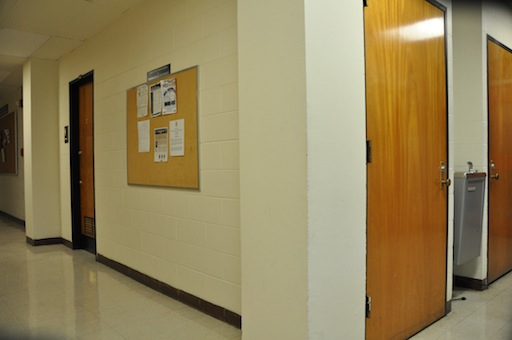
%> input picture DanaHallWay1/DSC_0281.JPG, 512 x 340 px
$ octave cvpj2.m   (GNU Octave 9; MATLAB toolbox functions it lacks are replaced by stand-ins)
%> lines starting %> are read from the running program, lines starting %| are printed output that depends on the picture
### harris.m

function [R, row, col] = harris(im, sigma, thresh, radius, disp)
    im = imread(im);
    im = rgb2gray(im);
    error(nargchk(2,5,nargin));

    dx = [-1 0 1; -1 0 1; -1 0 1]; % Derivative masks
    dy = dx';

    Ix = imfilter(double(im), double(dx));    % Image derivatives
    Iy = imfilter(double(im), double(dy));

    % Generate Gaussian filter of size 6*sigma (+/- 3sigma) and of
    % minimum size 1x1.
    g = fspecial('gaussian',max(1,fix(6*sigma)), sigma);

    Ix2 = imfilter(double(Ix.^2), double(g)); % Smoothed squared image derivatives
    Iy2 = imfilter(double(Iy.^2), double(g));
    Ixy = imfilter(double(Ix.*Iy), double(g));

   % R = (Ix2.*Iy2 - Ixy.^2)./(Ix2 + Iy2 + eps); % Harris corner measure

    % Alternate Harris corner measure used by some.  Suggested that
    % k=0.04 - I find this a bit arbitrary and unsatisfactory.
   R = (Ix2.*Iy2 - Ixy.^2) - 0.04*(Ix2 + Iy2).^2;

    if nargin > 2   % We should perform nonmaximal suppression and threshold

	% Extract local maxima by performing a grey scale morphological
	% dilation and then finding points in the corner strength image that
	% match the dilated image and are also greater than the threshold.
	sze = 2*radius+1;                   % Size of mask.
	mx = ordfilt2(R,sze^2,ones(sze)); % Grey-scale dilate.
	Rm = (R==mx)&(R>thresh);       % Find maxima.

	[row,col] = find(Rm);                  % Find row,col coords.

	if nargin==5 & disp      % overlay corners on original image
	    figure, imagesc(im), axis image, colormap(gray), hold on
	    plot(col,row,'rs'), title('corners detected');
	end

    else  % leave R as a corner strength image and make r and c empty.
% 	r = []; c = [];
    end


### cvpj2.m
im1 = imread('DSC_0281.JPG');
%> im1 is the input picture: size 340x512x3 uint8; mean R, G, B 148, 131.7, 91.1
im1 = rgb2gray(im1);
%> im1: size 340x512 uint8
im2 = imread('DSC_0282.JPG');
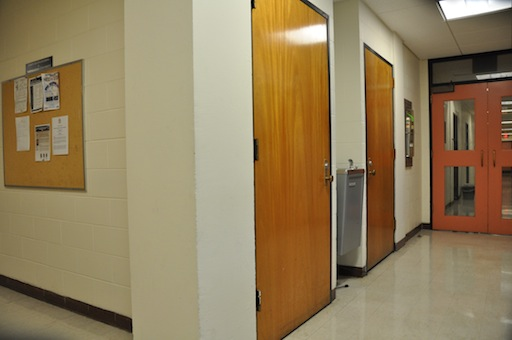
%> input picture DanaHallWay1/DSC_0282.JPG, 512 x 340 px
%> im2 is the input picture: size 340x512x3 uint8; mean R, G, B 147.4, 127.6, 92.9
im2 = rgb2gray(im2);
%> im2: size 340x512 uint8
%harris compute R function and use non-max suppression to get corner pts
[R2, x2, y2] = harris('DSC_0282.JPG',3,100000,4,1);
%> in harris, `Rm = (R==mx)&(R>thresh);`:
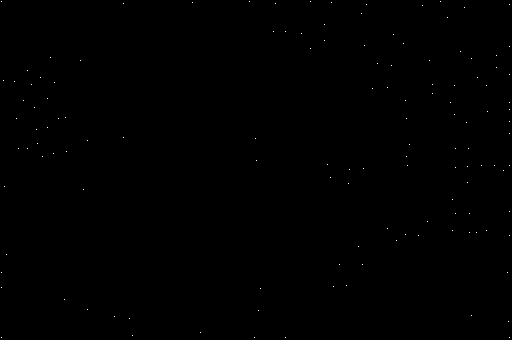
%> Rm: size 340x512 logical; 0.08% white in thin lines or dots
%> in harris, `[row,col] = find(Rm);`: row = 131 values from 2 to 338; col = 131 values from 2 to 510
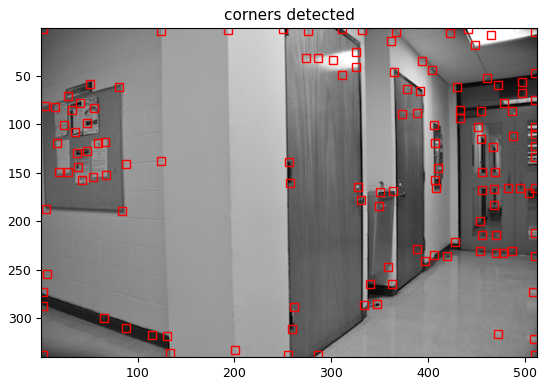
%> figure redrawn from the program's plot data
%> x2 = 131 values, max 338 at index 4, min 2 at index 1, mean 145.2; y2 = 131 values from 2 to 510
[R1, x1, y1] = harris('DSC_0281.JPG',3,100000,4,1);
%> call 2 of harris, with im = 'DSC_0281.JPG', sigma = 3, thresh = 100000, radius = 4, disp = 1
%> in harris (call 2), `Ixy = imfilter(double(Ix.*Iy), double(g));`:
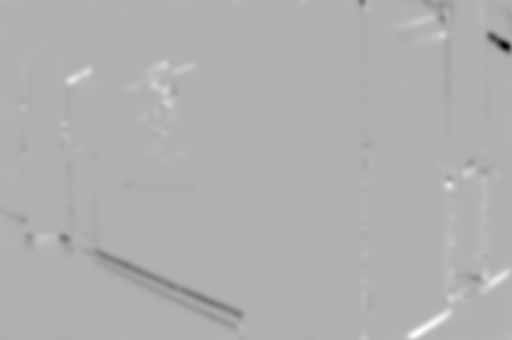
%> Ixy: size 340x512 double; min -22714.6, max 10063.2, mean -45.9; drawn with min black and max white
%> in harris (call 2), `Rm = (R==mx)&(R>thresh);`: Rm: size 340x512 logical; 0.06% white in thin lines or dots
%> in harris (call 2), `[row,col] = find(Rm);`: row = 104 values from 2 to 338; col = 104 values from 2 to 510
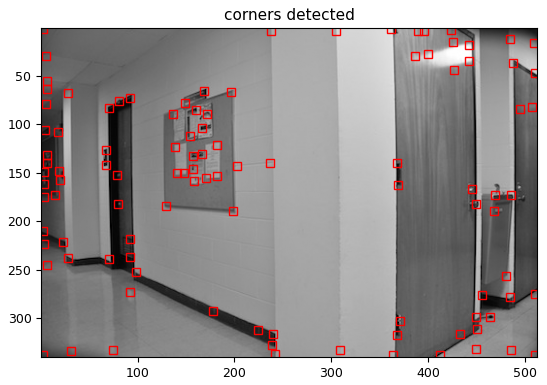
%> figure redrawn from the program's plot data
%> x1 = 104 values, max 338 at index 3, min 2 at index 1, mean 162.5; y1 = 104 values from 2 to 510
corn1 = [x1  y1]';
%> corn1 = 104 columns, first 8: [2 210 338 149 162 175 224 106; 2 2 2 3 3 3 3 4]
corn2 = [x2  y2]';
%> corn2 = 131 columns, first 8: [2 273 288 338 81 187 255 82; 2 2 2 2 4 5 7 15]

i=length(x1);
%> i = 104
j=length(x2);
%> j = 131
Cnox = zeros(i,j);
%count=0;
for m = 1:i
    %3x3 neighborhood
    patch1 = im1((x1(m)-1):(x1(m)+1),(y1(m)-1):(y1(m)+1));
    for n = 1:j
        patch2 = im2((x2(n)-1):(x2(n)+1),(y2(n)-1):(y2(n)+1));
        c = normxcorr2(patch1, patch2);
        Cnox(m,n) = c(3,3);
        %count=count+1;
    end
end
%> this loop made 104 passes
%> patch1 on passes 1 to 12: [72 74 77; 72 75 77; 73 75 78], [55 56 57; 57 56 54; 33 45 56], [66 66 65; 62 62 62; 58 58 58], [11 6 22; 24 29 33; 43 62 48], [27 44 65; 29 39 52; 30 32 35], [37 38 39; 44 44 44; 51 50 49], [52 50 47; 57 56 55; 59 58 58], [46 47 48; 49 46 35; 41 29 20], [78 84 88; 83 87 91; 94 94 95], [76 76 73; 74 71 67; 70 65 62], [108 108 108; 104 107 110; 97 98 99], [92 93 94; 90 90 90; 85 85 87]
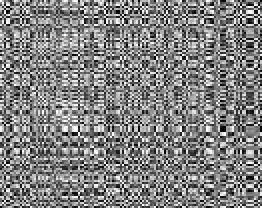
%> Cnox: size 104x131 double (shown 2 times larger); min -0.995, max 0.996, mean 0.0211; drawn with min black and max white
%x1,y1 are x,y of pt in first img, and x2, y2 are x,y of pt in second img
t=0.95;
%%a and b are corresponding points from 2
[a, b]=find(Cnox>t);
%> a = 93 values from 1 to 104; b = 93 values from 1 to 131
countx=length(a);
%> countx = 93
for p = 1:(countx-3)
% [9 lines of commented-out code are left out]

A = [x1(a(p))   y1(a(p))  1     0           0         0    -x1(a(p))*x2(b(p))    -y1(a(p))*x2(b(p));
    0           0         0     x1(a(p))    y1(a(p))  1    -x1(a(p))*y2(b(p))    -y1(a(p))*y2(b(p));
    x1(a(p+1))   y1(a(p+1))   1     0           0         0    -x1(a(p+1))*x2(b(p+1))    -y1(a(p+1))*x2(b(p+1));
    0            0        0     x1(a(p+1))    y1(a(p+1))  1    -x1(a(p+1))*y2(b(p+1))    -y1(a(p+1))*y2(b(p+1));
    x1(a(p+2))   y1(a(p+2))   1     0           0         0    -x1(a(p+2))*x2(b(p+2))    -y1(a(p+2))*x2(b(p+2));
    0           0         0     x1(a(p+2))    y1(a(p+2))  1    -x1(a(p+2))*y2(b(p+2))    -y1(a(p+2))*y2(b(p+2));
    x1(a(p+3))   y1(a(p+3))   1     0           0         0    -x1(a(p+3))*x2(b(p+3))    -y1(a(p+3))*x2(b(p+3));
    0           0         0     x1(a(p+3))    y1(a(p+3))  1    -x1(a(p+3))*y2(b(p+3))    -y1(a(p+3))*y2(b(p+3))];

X = [x2(b(p)) ; y2(b(p)); x2(b(p+1)); y2(b(p+1)); x2(b(p+2)); y2(b(p+2)); x2(b(p+3)); y2(b(p+3))];
h = A\X;
%AllH(:,p) = h;
H = [h(1:3) h(4:6) [h(7:8); 1]]';
%project using homography and compute the dist
s = size(corn1,2);
temp= [corn1;ones(1,s)];
pts3 = H*temp;
pts3 = pts3(1:2,:)./repmat(pts3(3,:),2,1);

d(:, p) = sum((corn2(:,1:104)-pts3).^2,1);
%inlierid = find(d < 4.0);
end
%> this loop made 90 passes
%> (X, H) on passes 1, 2, 3, 5, 6, 8, 9: ([2; 2; 288; 2; 288; 2; 338; 2], [0.549 -117.8 235; 0.00215 -0.817 2; 0.00108 -0.409 1]), ([288; 2; 288; 2; 338; 2; 338; 2], [0.198 -78.82 244; 1.31e-18 -0.547 2; 6.29e-19 -0.273 1]), ([288; 2; 338; 2; 338; 2; 338; 2], [-1.11 -0.375 338; -0.00658 -0.00222 2; -0.00329 -0.00111 1]), ([338; 2; 338; 2; 338; 2; 81; 4], [7.02 -1.32 338; 0.0415 -0.00781 2; 0.0208 -0.00391 1]), ([338; 2; 338; 2; 81; 4; 187; 5], [27.35 -2.93 338; 0.162 -0.0173 2; 0.0809 -0.00867 1]), ([81; 4; 187; 5; 82; 15; 82; 15], [6.64 -0.711 82; 1.21 -0.13 15; 0.0809 -0.00867 1]), ([187; 5; 82; 15; 82; 15; 82; 15], [-7.09 0.32 82; -1.3 0.0586 15; -0.0865 0.00391 1])
%> X on passes 4, 7, 10, 13, 15, 16: [338; 2; 338; 2; 338; 2; 338; 2], [338; 2; 81; 4; 187; 5; 82; 15], [82; 15; 82; 15; 82; 15; 82; 15], [82; 15; 119; 17; 149; 28; 144; 38], [149; 28; 144; 38; 78; 41; 58; 51], [144; 38; 78; 41; 58; 51; 154; 54]
[r c] = find(d < 4.0);  %threshold to find min distance
%> r = 58 values from 1 to 104; c = 58 values from 1 to 77
j = 1;
%get the unique points!!!
for i = 2:length(r)
   if (r(i) ~= r(i-1))
       inlinerid(j,:) = r(i);
       j = j+1;
   end
end
%> this loop made 57 passes
%> after the loop, inlinerid = 20 values, max 104 at index 20, min 4 at index 1, mean 43.4
pt = Cnox(inlinerid,:);
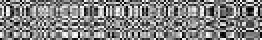
%> pt: size 20x131 double (shown 2 times larger); min -0.979, max 0.991, mean 0.0405; drawn with min black and max white

%%%get the matching pt again!!!
[a,b] = find(pt >t);
%> a = [6; 8; 11; 16; 18; 19; 18; 4; 14; 11; 6; 8; 18; 9; 1; 20]; b = [4; 4; 13; 22; 33; 34; 38; 41; 41; 50; 59; 59; 104; 117; 121; 131]
count=length(a);
%> count = 16
chosenpt1 = corn1(:,a);
%> chosenpt1 = 16 columns, first 8: [175 106 55 173 148 157 148 149; 3 4 6 15 19 20 19 3]
chosenpt2 = corn2(:,b);
%> chosenpt2 = 16 columns, first 8: [338 338 149 58 317 4 3 338; 2 2 28 51 115 124 193 255]
%%find homography again
a = chosenpt1;
%> a has the same summary as chosenpt1
b = chosenpt2;
%> b has the same summary as chosenpt2
x1 = a(1,:);
%> x1 = [175 106 55 173 148 157 148 149 132 55 175 106 148 29 2 221]
x2 = b(1,:);
%> x2 = [338 338 149 58 317 4 3 338 338 34 265 265 149 68 5 338]
y1 = a(2,:);
%> y1 = [3 4 6 15 19 20 19 3 7 6 3 4 19 5 2 23]
y2 = b(2,:);
%> y2 = [2 2 28 51 115 124 193 255 255 302 340 340 469 497 510 510]
for p = 1:(count-3)

% [9 lines of commented-out code are left out]

A =[x1(p)       y1(p)     1     0           0         0    -x1(p)*x2(p)        -y1(p)*x2(p);
    0           0         0     x1(p)       y1(p)     1    -x1(p)*y2(p)        -y1(p)*y2(p);
    x1(p+1)     y1(p+1)   1     0           0         0    -x1(p+1)*x2(p+1)    -y1(p+1)*x2(p+1);
    0           0         0     x1(p+1)     y1(p+1)   1    -x1(p+1)*y2(p+1)    -y1(p+1)*y2(p+1);
    x1(p+2)     y1(p+2)  1     0           0         0    -x1(p+2)*x2(p+2)    -y1(p+2)*x2(p+2);
    0           0         0     x1(p+2)     y1(p+2)   1    -x1(p+2)*y2(p+2)    -y1(p+2)*y2(p+2);
    x1(p+3)     y1(p+3)   1     0           0         0    -x1(p+3)*x2(p+3)    -y1(p+3)*x2(p+3);
    0           0         0     x1(p+3)    y1(p+3)   1    -x1(p+3)*y2(p+3)    -y1(p+3)*y2(p+3)];

X = [x2(p) ; y2(p); x2(p+1); y2(p+1); x2(p+2); y2(p+2); x2(p+3); y2(p+3)];
h = A\X;
AllH(:,p) = h;
H = [h(1:3) h(4:6) [h(7:8); 1]]';
%project using homography and compute the dist
s = size(chosenpt1,2);
temp= [chosenpt1;ones(1,s)];
pts3 = H*temp;
pts3 = pts3(1:2,:)./repmat(pts3(3,:),2,1);
dis(:, p) = sum((chosenpt2(:,1:s)-pts3).^2,1);
%inlierid = find(d < 4.0);
end
%> this loop made 13 passes
%> (X, H) on passes 1 to 7: ([338; 2; 338; 2; 149; 28; 58; 51], [14.28 -187.2 338; 0.0845 -1.11 2; 0.0423 -0.554 1]), ([338; 2; 149; 28; 58; 51; 317; 115], [-0.68 -2.85 145.2; -0.304 0.59 30.19; -0.00803 0.00826 1]), ([149; 28; 58; 51; 317; 115; 4; 124], [3.29 -37.46 232.6; 3.7 -28.96 5.87; 0.0696 -0.594 1]), ([58; 51; 317; 115; 4; 124; 3; 193], [0.685 -6.33 18.91; 0.276 -7.61 103.8; 0.00929 -0.125 1]), ([317; 115; 4; 124; 3; 193; 338; 255], [2.31 -21.01 57.05; 1.06 -15.89 144.8; 0.00127 -0.0625 1]), ([4; 124; 3; 193; 338; 255; 338; 255], [14.7 -132.3 338; 11.09 -99.78 255; 0.0435 -0.391 1]), ([3; 193; 338; 255; 338; 255; 34; 302], [-27.99 200.2 338; -21.11 151.1 255; -0.0828 0.592 1])


% [16 lines of commented-out code are left out]
